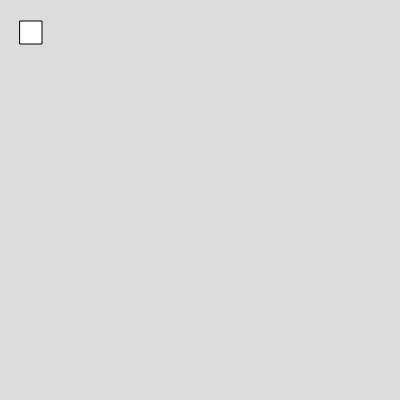
Frame 1 (no input)
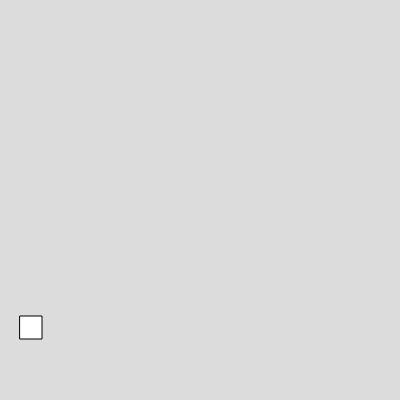
Frame 60 (no input)
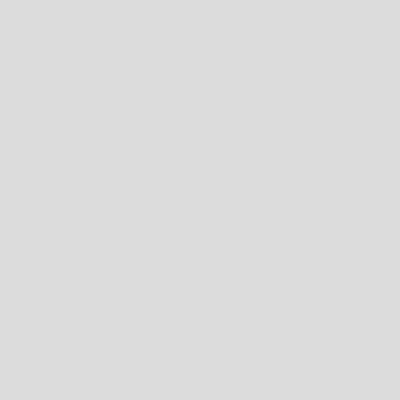
Frame 120 (the mouse pressed at the canvas centre since frame 60)

The p5.js sketch that drew these frames (run headless with seeded random() and noise() and a simulated clock; from frame 60 on, the mouse is pressed at the canvas centre):

// p5.js sketch
// ── sketch.js
var box1
function setup() 
{
  createCanvas(400, 400);
box1=new Box(20,21,22,23,5)
}

function draw() 
{
  background(220);
box1.show()
box1.move()

}


// ── box.js
class Box
  {
    constructor(x,y,w,h,vy)
    {
      this.x =x;
      this.y =y;
      this.w =w;
      this.h = h;
      this.vy = vy;
    }
    
    show()
    {
      rect(this.x,this.y,this.w,this.h)
    }
    
    move()
    {
      this.y= this.y+this.vy;
    }

  }

  
